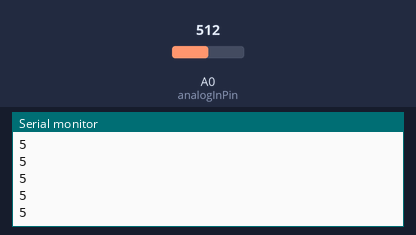
This sketch was run on a simulated Arduino Uno, built with avr-gcc and run on an emulated ATmega328P. On the bench: the last lines printed to the serial monitor. The test bench sets the inputs (shaded band); at power-on: A0 (analogInPin) = 512.

Above: at 1.2 s.
1.3 s: A0 (analogInPin) set to 716
At 2.3 s:
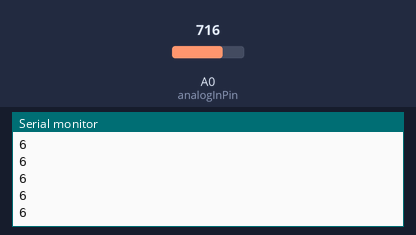
2.8 s: A0 (analogInPin) set to 900
At 3.5 s:
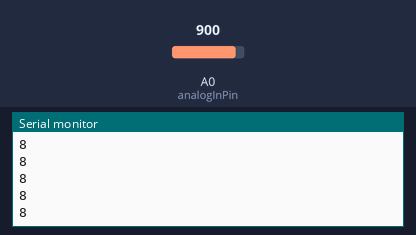
Timing chart, 0 to 5.8 s (numbered marks = the images above; inputs shaded):
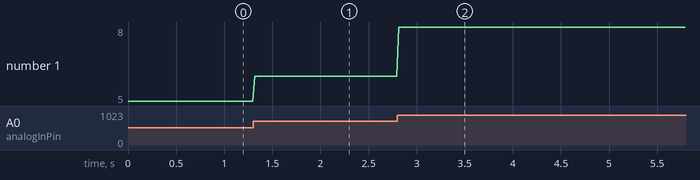

Measured:
- after the input at 1.3 s, the serial monitor: prints a new line at once (image 1)
- after the input at 2.8 s, the serial monitor: prints a new line at once (image 2)
- plotted number 1: 5 → 6 after the input at 1.3 s, 6 → 8 after the input at 2.8 s

The sketch:

eeeAnalogInOutSerial_1.ino
```cpp
// These constants won't change. They're used to give names to the pins used:
const int analogInPin = A0;  // Analog input pin that the potentiometer is attached to


int sensorValue = 0;        // value read from the pot
int outputValue = 0;        // value output to the PWM (analog out)

void setup() {
  // initialize serial communications at 9600 bps:
  Serial.begin(9600);
}

void loop() {
  // read the analog in value:
  sensorValue = analogRead(analogInPin);
  // map it to the range of the analog out:
  outputValue = map(sensorValue, 0, 1023, 0, 10);


  // print the results to the Serial Monitor:

  Serial.println(outputValue);

  // wait 20 milliseconds before the next loop for the analog-to-digital
  // converter to settle after the last reading:
  delay(20);
}
```
